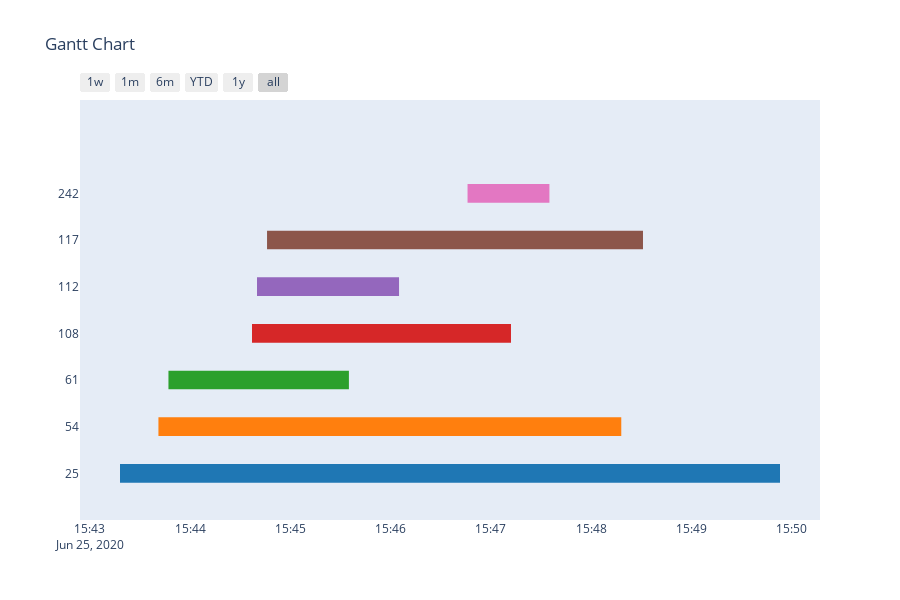

This figure's notebook cell:
### Code cell
import plotly.figure_factory as ff
df = [dict(Task=f"{i[2]}",Start=datetime.fromtimestamp(i[0]),Finish=datetime.fromtimestamp(j[0])) for i,j in zip(start,deactive)]
fig = ff.create_gantt(df)
fig.show()

### Figure 1 — Plotly figure (JSON) as saved in the notebook; plotly's stock layout.template omitted (floating-point values rounded to 4 significant figures)
{"data": [{"fill": "toself", "fillcolor": "rgb(140, 86, 75)", "hoverinfo": "name", "legendgroup": "rgb(140, 86, 75)", "mode": "none", "name": "117", "type": "scatter", "x": ["2020-06-25T15:44:46", "2020-06-25T15:48:31", "2020-06-25T15:48:31", "2020-06-25T15:44:46"], "y": [4.8, 4.8, 5.2, 5.2]}, {"fill": "toself", "fillcolor": "rgb(148, 103, 189)", "hoverinfo": "name", "legendgroup": "rgb(148, 103, 189)", "mode": "none", "name": "112", "type": "scatter", "x": ["2020-06-25T15:44:40", "2020-06-25T15:46:05", "2020-06-25T15:46:05", "2020-06-25T15:44:40"], "y": [3.8, 3.8, 4.2, 4.2]}, {"fill": "toself", "fillcolor": "rgb(214, 39, 40)", "hoverinfo": "name", "legendgroup": "rgb(214, 39, 40)", "mode": "none", "name": "108", "type": "scatter", "x": ["2020-06-25T15:44:37", "2020-06-25T15:47:12", "2020-06-25T15:47:12", "2020-06-25T15:44:37"], "y": [2.8, 2.8, 3.2, 3.2]}, {"fill": "toself", "fillcolor": "rgb(227, 119, 194)", "hoverinfo": "name", "legendgroup": "rgb(227, 119, 194)", "mode": "none", "name": "242", "type": "scatter", "x": ["2020-06-25T15:46:46", "2020-06-25T15:47:35", "2020-06-25T15:47:35", "2020-06-25T15:46:46"], "y": [5.8, 5.8, 6.2, 6.2]}, {"fill": "toself", "fillcolor": "rgb(255, 127, 14)", "hoverinfo": "name", "legendgroup": "rgb(255, 127, 14)", "mode": "none", "name": "54", "type": "scatter", "x": ["2020-06-25T15:43:41", "2020-06-25T15:48:18", "2020-06-25T15:48:18", "2020-06-25T15:43:41"], "y": [0.8, 0.8, 1.2, 1.2]}, {"fill": "toself", "fillcolor": "rgb(31, 119, 180)", "hoverinfo": "name", "legendgroup": "rgb(31, 119, 180)", "mode": "none", "name": "25", "type": "scatter", "x": ["2020-06-25T15:43:18", "2020-06-25T15:49:53", "2020-06-25T15:49:53", "2020-06-25T15:43:18"], "y": [-0.2, -0.2, 0.2, 0.2]}, {"fill": "toself", "fillcolor": "rgb(44, 160, 44)", "hoverinfo": "name", "legendgroup": "rgb(44, 160, 44)", "mode": "none", "name": "61", "type": "scatter", "x": ["2020-06-25T15:43:47", "2020-06-25T15:45:35", "2020-06-25T15:45:35", "2020-06-25T15:43:47"], "y": [1.8, 1.8, 2.2, 2.2]}, {"legendgroup": "rgb(140, 86, 75)", "marker": {"color": "rgb(140, 86, 75)", "opacity": 0, "size": 1}, "mode": "markers", "name": "", "showlegend": false, "text": [null, null], "type": "scatter", "x": ["2020-06-25T15:44:46", "2020-06-25T15:48:31"], "y": [5, 5]}, {"legendgroup": "rgb(148, 103, 189)", "marker": {"color": "rgb(148, 103, 189)", "opacity": 0, "size": 1}, "mode": "markers", "name": "", "showlegend": false, "text": [null, null], "type": "scatter", "x": ["2020-06-25T15:44:40", "2020-06-25T15:46:05"], "y": [4, 4]}, {"legendgroup": "rgb(214, 39, 40)", "marker": {"color": "rgb(214, 39, 40)", "opacity": 0, "size": 1}, "mode": "markers", "name": "", "showlegend": false, "text": [null, null], "type": "scatter", "x": ["2020-06-25T15:44:37", "2020-06-25T15:47:12"], "y": [3, 3]}, {"legendgroup": "rgb(227, 119, 194)", "marker": {"color": "rgb(227, 119, 194)", "opacity": 0, "size": 1}, "mode": "markers", "name": "", "showlegend": false, "text": [null, null], "type": "scatter", "x": ["2020-06-25T15:46:46", "2020-06-25T15:47:35"], "y": [6, 6]}, {"legendgroup": "rgb(255, 127, 14)", "marker": {"color": "rgb(255, 127, 14)", "opacity": 0, "size": 1}, "mode": "markers", "name": "", "showlegend": false, "text": [null, null], "type": "scatter", "x": ["2020-06-25T15:43:41", "2020-06-25T15:48:18"], "y": [1, 1]}, {"legendgroup": "rgb(31, 119, 180)", "marker": {"color": "rgb(31, 119, 180)", "opacity": 0, "size": 1}, "mode": "markers", "name": "", "showlegend": false, "text": [null, null], "type": "scatter", "x": ["2020-06-25T15:43:18", "2020-06-25T15:49:53"], "y": [0, 0]}, {"legendgroup": "rgb(44, 160, 44)", "marker": {"color": "rgb(44, 160, 44)", "opacity": 0, "size": 1}, "mode": "markers", "name": "", "showlegend": false, "text": [null, null], "type": "scatter", "x": ["2020-06-25T15:43:47", "2020-06-25T15:45:35"], "y": [2, 2]}], "layout": {"height": 600, "hovermode": "closest", "showlegend": false, "title": {"text": "Gantt Chart"}, "xaxis": {"rangeselector": {"buttons": [{"count": 7, "label": "1w", "step": "day", "stepmode": "backward"}, {"count": 1, "label": "1m", "step": "month", "stepmode": "backward"}, {"count": 6, "label": "6m", "step": "month", "stepmode": "backward"}, {"count": 1, "label": "YTD", "step": "year", "stepmode": "todate"}, {"count": 1, "label": "1y", "step": "year", "stepmode": "backward"}, {"step": "all"}]}, "showgrid": false, "type": "date", "zeroline": false}, "yaxis": {"autorange": false, "range": [-1, 8], "showgrid": false, "ticktext": ["25", "54", "61", "108", "112", "117", "242"], "tickvals": [0, 1, 2, 3, 4, 5, 6], "zeroline": false}}}
